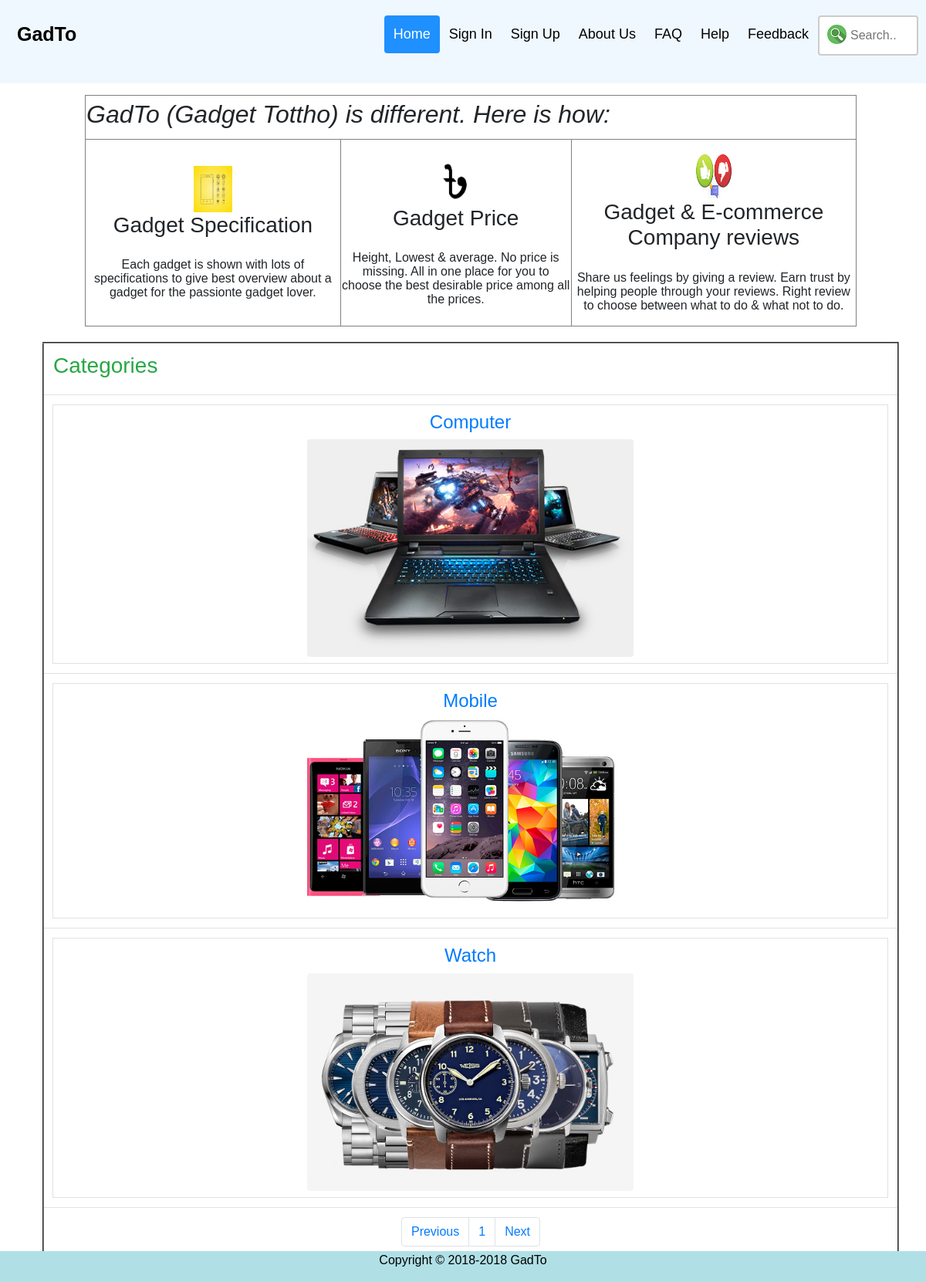
The app's page /home.php with its own data.
### tables this page shows
CREATE TABLE `gadget_categorys` (
  `category_name` varchar(20) NOT NULL
);

### home.php (the view, shortened to what this page needs)
<?php
 $conn = mysqli_connect('localhost','root','','gadto')
 or die('Error connecting to MySQL server.');
?>
<html>
<head>
    <link rel="stylesheet" href="https://stackpath.bootstrapcdn.com/bootstrap/4.1.3/css/bootstrap.min.css">
</head>
<body>
    <?php
        include 'header.php';
    ?>
    <div style="padding-left:20px;">
        <div style="padding-top: 15px;">
            <table align="center" border="1" width="1000" height="300">
                <tr>
                    <th align="center" colspan="3">
                        <h2><i>GadTo (Gadget Tottho) is different. Here is how:</i></h2>
                    </th>
                </tr>
                <tr>
                    <td align="center">
                        <img src="gs.jpg" alt="Specifications icon" width="50" height="60">
                        <h3>Gadget Specification</h3><br>
                        Each gadget is shown with lots of specifications to give best overview about a gadget for the passionte gadget lover.
                    </td>
                    <td align="center">
                        <img src="tk.png" alt="Price icon" width="50" height="60">
                        <h3>
                            Gadget Price
                        </h3><br>
                        Height, Lowest & average. No price is missing. All in one place for you to choose the best desirable price among all the prices.
                    </td>
                    <td align="center">
                        <img src="rr.jpg" alt="Review icon" width="50" height="60">
                        <h3>
                            Gadget & E-commerce Company reviews
                        </h3>
                        <br>
                        Share us feelings by giving a review. Earn trust by helping people through your reviews. Right review to choose between what to do & what not to do.
                    </td>
                </tr>
            </table>
        </div>
        <div class="container text-justify" style="padding-top: 20">
            <table class="table " align="center" border="2" >
                <tr >
                    <th align="center" colspan="9">
                        <h3 class="text text-success">Categories</h3>
                    </th>
                </tr>
                  <?php
                    $categories="SELECT * from gadget_categorys";
                    $result=mysqli_query($conn, $categories)or die(mysqli_error($conn));
                    while ($row=mysqli_fetch_assoc($result)) {
                      ?>
                      <tr>
                        <td>
                          <a class="page-link" href="Page2.php?category_name=<?php echo $row['category_name']; ?> ">
                            <h4 class="text-center"><?php echo $row['category_name']; ?> </h4>
                            <div class="text-center">
                              <img src="Image/<?php echo $row['category_name'];?>.jpg" class="rounded " alt="<?php echo $row['category_name'];?>" width="40%" height="40%">
                            </div>
                          </a>
                        </td>
                      </tr>
                    <?php } ?>
                    <tr>
                      <td>
                        <div >
                          <nav aria-label="Page navigation ">
                            <ul class="pagination justify-content-center">
                              <li class="page-item ">
                                <a class="page-link" href="#" tabindex="-1">Previous</a>
                              </li>
                              <li class="page-item"><a class="page-link" href="#">1</a></li>
                              <li class="page-item">
                                <a class="page-link" href="#">Next</a>
                              </li>
                            </ul>
                          </nav>
                        </div>
                      </td>
                    </tr>
            </table>
        </div>
    </div>
    <?php
        include 'footer.php';
    ?>
</body>
</html>

### header.php (style rules this page uses)
* { box-sizing: border-box; }
body { margin: 0; font-family: Arial, Helvetica, sans-serif; }

### records on screen
gadget_categorys: category_name "Computer", category_name (picture)
gadget_categorys: category_name "Mobile", category_name (picture)
gadget_categorys: category_name "Watch", category_name (picture)
